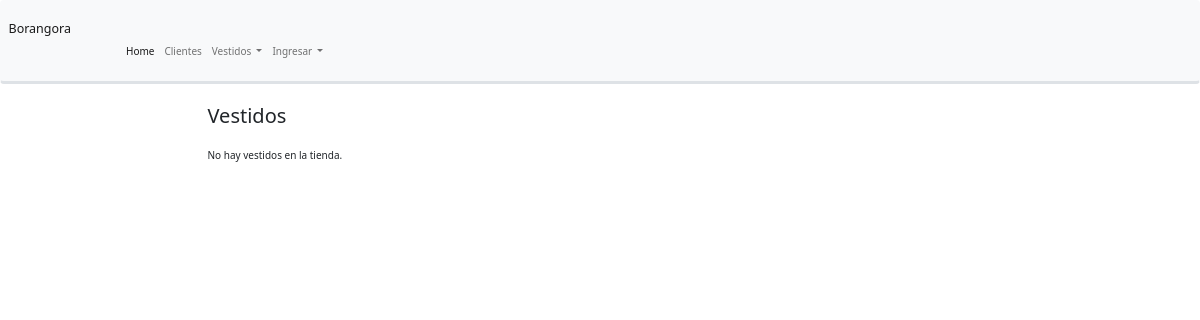
Before: /home/vestidos/ with the older database file.
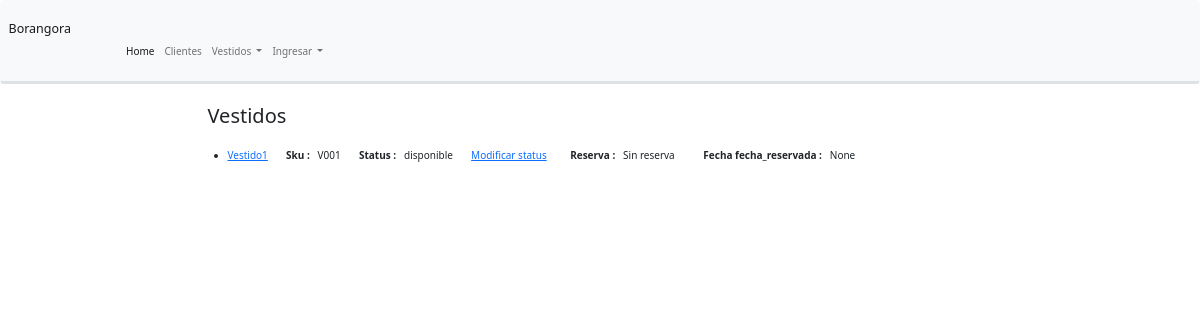
After: the same page with the newer database file.
### catalogo/models.py (models this page shows, shortened)
class Vestido(models.Model):
    sku = models.CharField(unique=True, max_length=4, help_text="Sku único para este vestido particular en toda la tienda: Máximo 4 dígitos")
    nombre= models.CharField(max_length=200, help_text="Nombre que identifique el vestido fácilmente")
    detalle = models.CharField(max_length=1000, help_text="Ingrese una descripción del vestido")
    categoria = models.ForeignKey(Categoria, on_delete=models.SET_NULL, null= True, help_text="Seleccione una categoría para este vestido")
    talla = models.ForeignKey(Talla, on_delete=models.SET_NULL, null=True ,help_text="Seleccione una talla para este vestido")
    proveedor = models.ForeignKey('Proveedor',on_delete=models.SET_NULL, null=True ,default='Otro' , help_text="Opcional")
    LOAN_STATUS = (
        ('mantencion', 'Mantención'),
        ('arrendado', 'Arrendado'),
        ('disponible', 'Disponible'),
    )
    status = models.CharField(max_length=15, choices=LOAN_STATUS, blank=True, default='mantencion', help_text='Disponibilidad del vestido')
    LOAN_RESERVA = (
        ('Reservado', 'Reservado'),
        ('Sin reserva', 'No reservado'),
    )
    reservado = models.CharField(max_length=15, choices=LOAN_RESERVA, blank=True, default='Sin reserva', help_text='Disponibilidad del vestido')
    fecha_reservada = models.DateField(null=True,blank=True)
    cliente = models.ForeignKey('Cliente', on_delete=models.SET_NULL, null= True)
    def get_absolute_url(self):
        return reverse('detalle-vestido', args=[str(self.id)])
    def display_categoria(self):
        """"         Creates a string for the Categoría. This is required to display categoria in Admin.        """
        return ', '.join([ categoria.nombre for categoria in self.categoria.all()[:3] ])
    display_categoria.short_description = 'Categoria'
    def display_talla(self):
        """"         Creates a string for the Talla. This is required to display talla in Admin.        """
        return ', '.join([ talla.talla for talla in self.talla.all()[:3] ])
    display_talla.short_description = 'Talla'
    class Meta:
        ordering = ['sku']

### catalogo/views.py (the view)
# urls.py: path('vestidos/', views.VestidoListView.as_view(), name='vestidos'),
class VestidoListView(generic.ListView):
    model = Vestido
    paginate_by = 10

### catalogo/templates/catalogo/vestido_list.html
{% extends "base_generic.html" %}
{% block content %}
    <h2>Vestidos </h2>
    <br>
    {% if vestido_list  %}
    <ul>
      {% for vestido in vestido_list %}
      <li>
        <a href="{{ vestido.get_absolute_url }}"> {{ vestido.nombre }}</a>  &nbsp &nbsp &nbsp
        <strong> Sku :</strong> &nbsp {{vestido.sku}}  &nbsp &nbsp &nbsp
        <strong> Status :</strong> &nbsp {{vestido.status}} &nbsp &nbsp &nbsp
        <a href="{% url 'vestido_update' vestido.pk %}">Modificar status</a> &nbsp &nbsp &nbsp &nbsp
        <strong> Reserva :</strong> &nbsp {{vestido.reservado}} &nbsp &nbsp &nbsp &nbsp &nbsp
        <strong> Fecha fecha_reservada :</strong> &nbsp {{vestido.fecha_reservada}}
        <br>
        <br>
      </li>
      {% endfor %}
    </ul>
    {% else %}
      <p>No hay vestidos en la tienda.</p>
    {% endif %}
{% endblock %}

Changed rows visible on the page:
added Vestido: nombre "Vestido1", sku "V001", status "disponible", reservado "Sin reserva", fecha_reservada "None"
Other visible differences:
text no longer shown: "No hay vestidos en la tienda."
